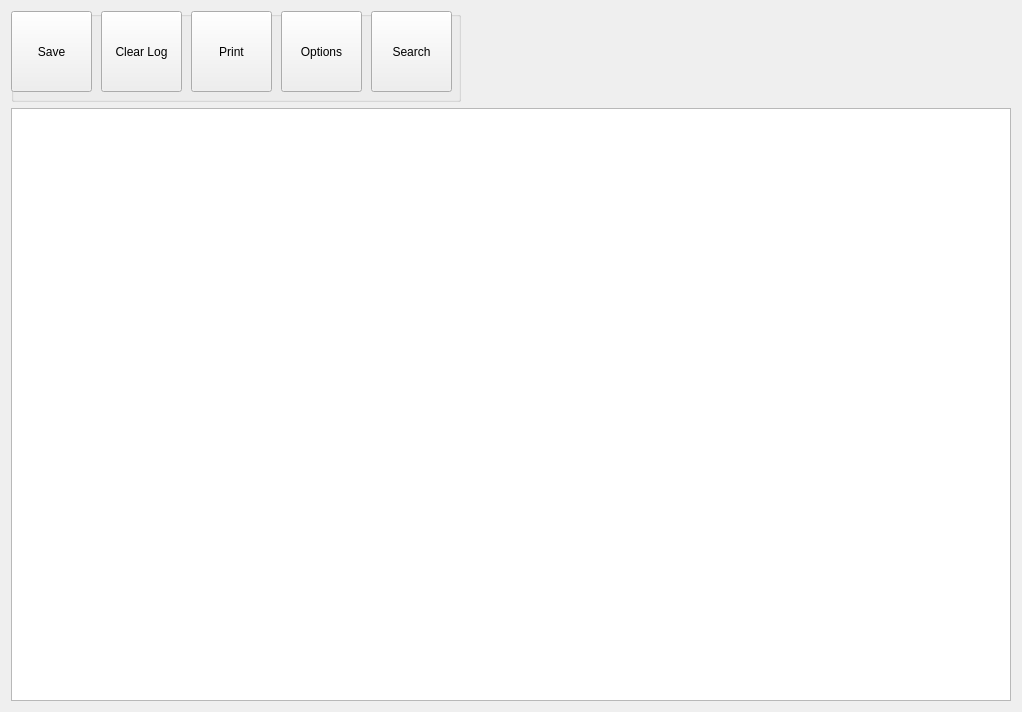
<?xml version="1.0" encoding="UTF-8"?>
<ui version="4.0">
 <class>ConsoleLog</class>
 <widget class="QWidget" name="ConsoleLog">
  <property name="geometry">
   <rect>
    <x>0</x>
    <y>0</y>
    <width>1022</width>
    <height>712</height>
   </rect>
  </property>
  <property name="windowTitle">
   <string>Console Log</string>
  </property>
  <layout class="QGridLayout" name="gridLayout">
   <item row="0" column="0">
    <widget class="QGroupBox" name="groupBox">
     <property name="sizePolicy">
      <sizepolicy hsizetype="Fixed" vsizetype="Fixed">
       <horstretch>0</horstretch>
       <verstretch>0</verstretch>
      </sizepolicy>
     </property>
     <property name="minimumSize">
      <size>
       <width>450</width>
       <height>91</height>
      </size>
     </property>
     <property name="title">
      <string/>
     </property>
     <widget class="QToolButton" name="saveLogBtn">
      <property name="geometry">
       <rect>
        <x>0</x>
        <y>0</y>
        <width>81</width>
        <height>81</height>
       </rect>
      </property>
      <property name="text">
       <string>Save</string>
      </property>
      <property name="icon">
       <iconset>
        <normaloff>Art_Assets/saveIcon.bmp</normaloff>Art_Assets/saveIcon.bmp</iconset>
      </property>
      <property name="iconSize">
       <size>
        <width>50</width>
        <height>50</height>
       </size>
      </property>
      <property name="shortcut">
       <string/>
      </property>
      <property name="toolButtonStyle">
       <enum>Qt::ToolButtonTextUnderIcon</enum>
      </property>
      <property name="autoRaise">
       <bool>false</bool>
      </property>
     </widget>
     <widget class="QToolButton" name="clearLogBtn">
      <property name="geometry">
       <rect>
        <x>90</x>
        <y>0</y>
        <width>81</width>
        <height>81</height>
       </rect>
      </property>
      <property name="text">
       <string>Clear Log</string>
      </property>
      <property name="icon">
       <iconset>
        <normaloff>Art_Assets/clearLogIcon.png</normaloff>Art_Assets/clearLogIcon.png</iconset>
      </property>
      <property name="iconSize">
       <size>
        <width>50</width>
        <height>50</height>
       </size>
      </property>
      <property name="shortcut">
       <string/>
      </property>
      <property name="toolButtonStyle">
       <enum>Qt::ToolButtonTextUnderIcon</enum>
      </property>
      <property name="autoRaise">
       <bool>false</bool>
      </property>
     </widget>
     <widget class="QToolButton" name="printLogBtn">
      <property name="geometry">
       <rect>
        <x>180</x>
        <y>0</y>
        <width>81</width>
        <height>81</height>
       </rect>
      </property>
      <property name="text">
       <string>Print</string>
      </property>
      <property name="icon">
       <iconset>
        <normaloff>Art_Assets/printIcon.png</normaloff>Art_Assets/printIcon.png</iconset>
      </property>
      <property name="iconSize">
       <size>
        <width>50</width>
        <height>50</height>
       </size>
      </property>
      <property name="shortcut">
       <string/>
      </property>
      <property name="toolButtonStyle">
       <enum>Qt::ToolButtonTextUnderIcon</enum>
      </property>
      <property name="autoRaise">
       <bool>false</bool>
      </property>
     </widget>
     <widget class="QToolButton" name="optionBtn">
      <property name="geometry">
       <rect>
        <x>270</x>
        <y>0</y>
        <width>81</width>
        <height>81</height>
       </rect>
      </property>
      <property name="text">
       <string>Options</string>
      </property>
      <property name="icon">
       <iconset>
        <normaloff>Art_Assets/optionIcon.png</normaloff>Art_Assets/optionIcon.png</iconset>
      </property>
      <property name="iconSize">
       <size>
        <width>50</width>
        <height>50</height>
       </size>
      </property>
      <property name="shortcut">
       <string/>
      </property>
      <property name="toolButtonStyle">
       <enum>Qt::ToolButtonTextUnderIcon</enum>
      </property>
      <property name="autoRaise">
       <bool>false</bool>
      </property>
     </widget>
     <widget class="QToolButton" name="searchLogBtn">
      <property name="geometry">
       <rect>
        <x>360</x>
        <y>0</y>
        <width>81</width>
        <height>81</height>
       </rect>
      </property>
      <property name="text">
       <string>Search</string>
      </property>
      <property name="icon">
       <iconset>
        <normaloff>Art_Assets/searchIcon.png</normaloff>Art_Assets/searchIcon.png</iconset>
      </property>
      <property name="iconSize">
       <size>
        <width>50</width>
        <height>50</height>
       </size>
      </property>
      <property name="shortcut">
       <string/>
      </property>
      <property name="toolButtonStyle">
       <enum>Qt::ToolButtonTextUnderIcon</enum>
      </property>
      <property name="autoRaise">
       <bool>false</bool>
      </property>
     </widget>
    </widget>
   </item>
   <item row="1" column="0">
    <widget class="QTextBrowser" name="consoleLogTxt">
     <property name="minimumSize">
      <size>
       <width>400</width>
       <height>400</height>
      </size>
     </property>
    </widget>
   </item>
  </layout>
 </widget>
 <resources/>
 <connections/>
</ui>
